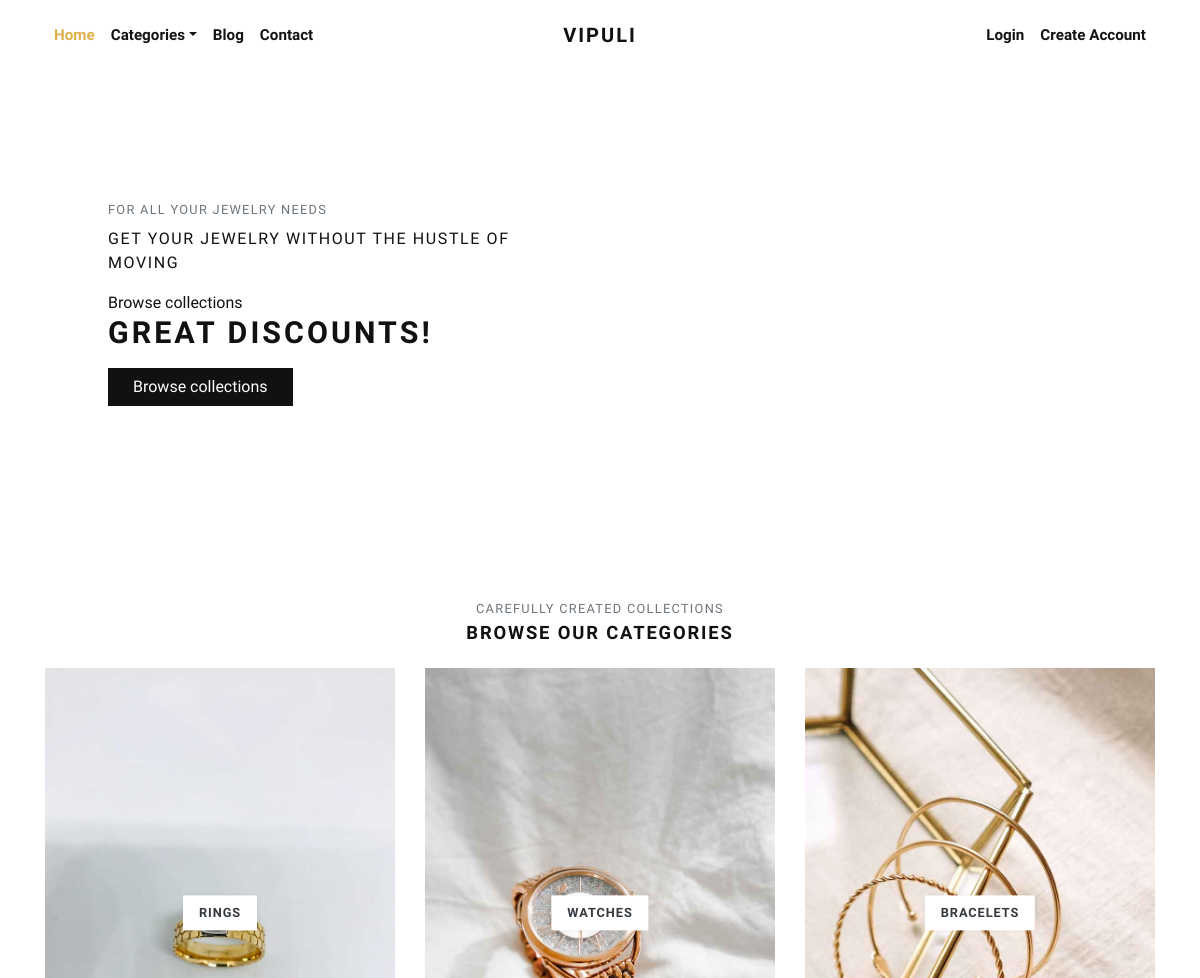
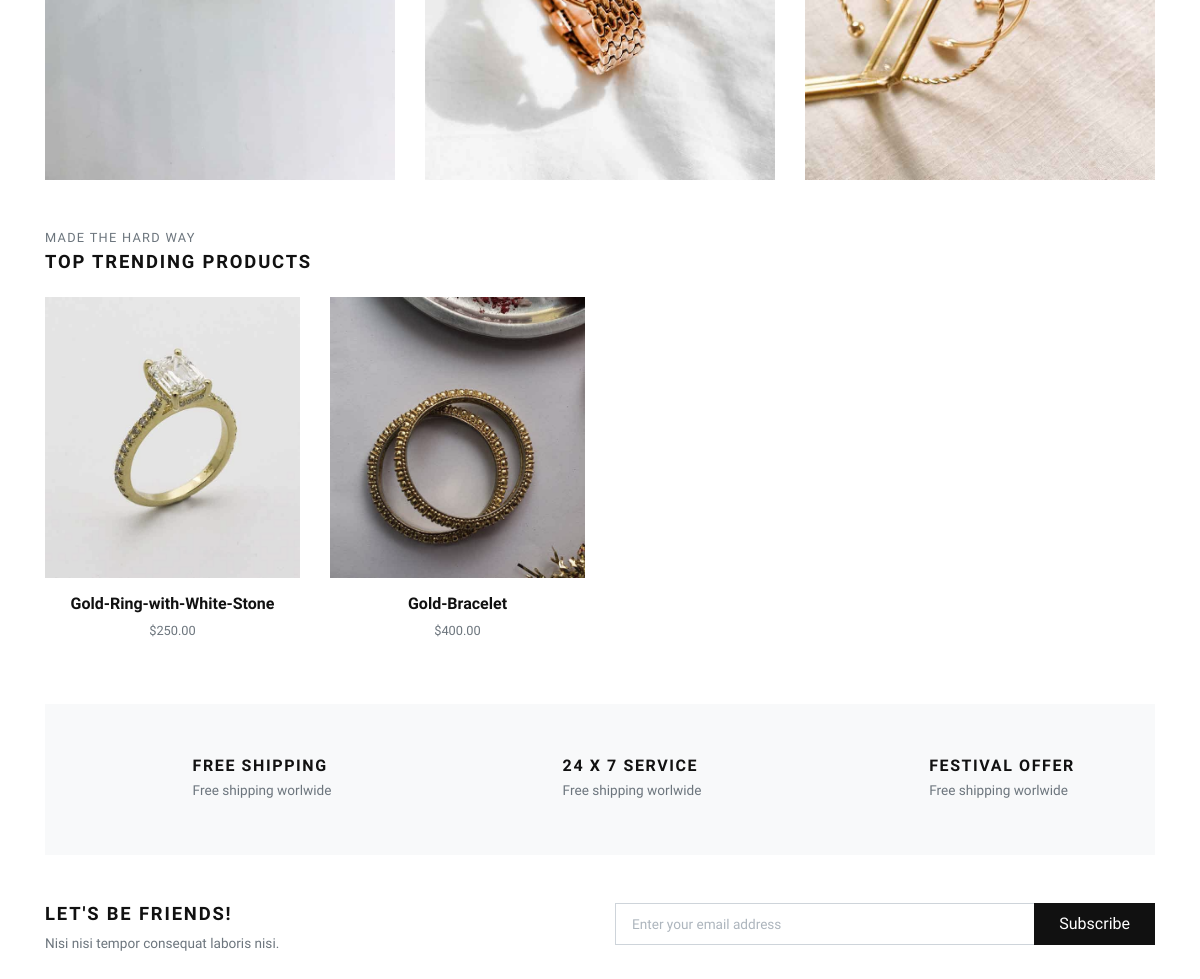
The page / on the database its author committed (2 pictures, top to bottom).
### store/models.py (models this page shows, shortened)
class Category(models.Model):
    title = models.CharField(max_length=50, verbose_name="Category Title")
    slug = models.SlugField(max_length=55, verbose_name="Category Slug")
    description = models.TextField(blank=True, verbose_name="Category Description")
    category_image = models.ImageField(upload_to='category', blank=True, null=True, verbose_name="Category Image")
    is_active = models.BooleanField(verbose_name="Is Active?")
    is_featured = models.BooleanField(verbose_name="Is Featured?")
    created_at = models.DateTimeField(auto_now_add=True, verbose_name="Created Date")
    updated_at = models.DateTimeField(auto_now=True, verbose_name="Updated Date")
    class Meta:
        verbose_name_plural = 'Categories'
        ordering = ('-created_at', )

class Product(models.Model):
    title = models.CharField(max_length=150, verbose_name="Product Title")
    slug = models.SlugField(max_length=160, verbose_name="Product Slug")
    sku = models.CharField(max_length=255, unique=True, verbose_name="Unique Product ID (SKU)")
    short_description = models.TextField(verbose_name="Short Description")
    detail_description = models.TextField(blank=True, null=True, verbose_name="Detail Description")
    product_image = models.ImageField(upload_to='product', blank=True, null=True, verbose_name="Product Image")
    price = models.DecimalField(max_digits=8, decimal_places=2)
    category = models.ForeignKey(Category, verbose_name="Product Categoy", on_delete=models.CASCADE)
    is_active = models.BooleanField(verbose_name="Is Active?")
    is_featured = models.BooleanField(verbose_name="Is Featured?")
    created_at = models.DateTimeField(auto_now_add=True, verbose_name="Created Date")
    updated_at = models.DateTimeField(auto_now=True, verbose_name="Updated Date")
    class Meta:
        verbose_name_plural = 'Products'
        ordering = ('-created_at', )

### store/views.py (the view)
# urls.py: 2. Add a URL to urlpatterns:  path('', views.home, name='home')
def home(request):
    categories = Category.objects.filter(is_active=True, is_featured=True)[:3]
    products = Product.objects.filter(is_active=True, is_featured=True)[:8]
    context = {
        'categories': categories,
        'products': products,
    }
    return render(request, 'store/index.html', context)

### templates/store/index.html (shortened to what this page needs)
{% extends 'base.html' %}
{% load static %}
      {% block content %}
      <div class="container">
        <section class="hero pb-3 bg-cover bg-center d-flex align-items-center">
          <div class="container py-5">
            <div class="row px-4 px-lg-5">
              <div class="col-lg-6">
                <p class="text-muted small text-uppercase mb-2">For All your Jewelry Needs</p>
                <p class="text-uppercase mb-3">Get your Jewelry without the hustle of moving</p>Browse collections</a>
                <h1 class="h2 text-uppercase mb-3">Great Discounts!</h1><a class="btn btn-dark" href="{% url 'store:all-categories' %}">Browse collections</a>
              </div>
            </div>
          </div>
        </section>
        <section class="pt-5">
          <header class="text-center">
            <p class="small text-muted small text-uppercase mb-1">Carefully created collections</p>
            <h2 class="h5 text-uppercase mb-4">Browse our categories</h2>
          </header>
          <div class="row">
          {% if categories %}
            {% for category in categories %}
              <div class="col-md-4 mb-4 mb-md-0">
                <a class="category-item" href="{% url 'store:category-products' category.slug %}">
                  <strong class="category-item-title">{{ category.title }}</strong>
                </a>
              </div>
            {% endfor %}
          {% endif %}
          </div>
        </section>
        <section class="py-5">
          <header>
            <p class="small text-muted small text-uppercase mb-1">Made the hard way</p>
            <h2 class="h5 text-uppercase mb-4">Top trending products</h2>
          </header>
          <div class="row">
            {% if products %}
              {% for product in products %}
                <div class="col-xl-3 col-lg-4 col-sm-6">
                  <div class="product text-center">
                    <div class="position-relative mb-3">
                      <a class="d-block" href="{% url 'store:product-detail' product.slug %}">
                        {% if product.product_image %}
                          <img class="img-fluid w-100" src="{{ product.product_image.url }}" alt="{{product.title}}">
                        {% else %}
                          <img class="img-fluid w-100" src="{% static 'img/product-1.jpg' %}" alt="{{product.title}}">
                        {% endif %}
                      </a>
                    </div>
                    <h6> <a class="reset-anchor" href="detail.html">{{ product.title }}</a></h6>
                    <p class="small text-muted">${{product.price}}</p>
                  </div>
                </div>
              {% endfor %}
            {% endif %}
          </div>
        </section>
        <section class="py-5 bg-light">
          <div class="container">
            <div class="row text-center">
              <div class="col-lg-4 mb-3 mb-lg-0">
                <div class="d-inline-block">
                  <div class="media align-items-end">
                    <svg class="svg-icon svg-icon-big svg-icon-light">
                      <use xlink:href="#delivery-time-1"> </use>
                    </svg>
                    <div class="media-body text-left ml-3">
                      <h6 class="text-uppercase mb-1">Free shipping</h6>
                      <p class="text-small mb-0 text-muted">Free shipping worlwide</p>
                    </div>
                  </div>
                </div>
              </div>
              <div class="col-lg-4 mb-3 mb-lg-0">
                <div class="d-inline-block">
                  <div class="media align-items-end">
                    <svg class="svg-icon svg-icon-big svg-icon-light">
                      <use xlink:href="#helpline-24h-1"> </use>
                    </svg>
                    <div class="media-body text-left ml-3">
                      <h6 class="text-uppercase mb-1">24 x 7 service</h6>
                      <p class="text-small mb-0 text-muted">Free shipping worlwide</p>
                    </div>
                  </div>
                </div>
              </div>
              <div class="col-lg-4">
                <div class="d-inline-block">
                  <div class="media align-items-end">
                    <svg class="svg-icon svg-icon-big svg-icon-light">
                      <use xlink:href="#label-tag-1"> </use>
                    </svg>
                    <div class="media-body text-left ml-3">
                      <h6 class="text-uppercase mb-1">Festival offer</h6>
                      <p class="text-small mb-0 text-muted">Free shipping worlwide</p>
                    </div>
                  </div>
                </div>
              </div>
            </div>
          </div>
        </section>
        <section class="py-5">
          <div class="container p-0">
            <div class="row">
              <div class="col-lg-6 mb-3 mb-lg-0">
                <h5 class="text-uppercase">Let's be friends!</h5>
                <p class="text-small text-muted mb-0">Nisi nisi tempor consequat laboris nisi.</p>
              </div>
              <div class="col-lg-6">
                <form action="#">
                  <div class="input-group flex-column flex-sm-row mb-3">
                    <input class="form-control form-control-lg py-3" type="email" placeholder="Enter your email address" aria-describedby="button-addon2">
                    <div class="input-group-append">
                      <button class="btn btn-dark btn-block" id="button-addon2" type="submit">Subscribe</button>
                    </div>
                  </div>
                </form>
              </div>
            </div>
          </div>
        </section>
      </div>
      {% endblock content %}

### jewelryshop/static/css/style.default.css (style rules this page uses)
.text-small { font-size: 0.85rem !important; }
strong { font-weight: 700; }
.hero { min-height: 30rem; }
.category-item { display: block; position: relative; color: #343a40; transition: all 0.3s; }
.category-item-title { display: inline-block; padding: 0.5rem 1rem; background: #fff; text-transform: uppercase; letter-spacing: 0.07em; position: absolute; top: 50%; left: 50%; -webkit-transform: translate(-50%, -50%); transform: translate(-50%, -50%); box-shadow: 0 0 5px rgba(0, 0, 0, 0.07); font-size: 0.8rem; }
.product img { -webkit-filter: grayscale(40%); filter: grayscale(40%); transition: all 0.3s; }
.text-uppercase { text-transform: uppercase; letter-spacing: 0.1em; }
.bg-cover { background-size: cover !important; }
.bg-center { background-position: center center !important; }
.reset-anchor { color: inherit; transition: all 0.3s; }
.svg-icon { width: 32px; height: 32px; vertical-align: text-bottom; stroke: currentColor; stroke-width: 3; --layer1: currentColor; --layer2: currentColor; --layer3: currentColor; }
.svg-icon.svg-icon-light { stroke-width: 2; }
.svg-icon-big { width: 48px; height: 48px; }
.btn { font-weight: 400; border: 1px solid transparent; font-family: inherit; padding: 0.375rem 1.5rem; font-size: 1rem; line-height: 1.5; border-radius: 0; transition: color 0.15s ease-in-out, background-color 0.15s ease-in-out, border-color 0.15s ease-in-out, box-shadow 0.15s ease-in-out; }
.btn-dark { color: #fff; background-color: #111111; border-color: #111111; }
body { font-family: "Libre Franklin", sans-serif; font-size: 1rem; font-weight: 400; line-height: 1.5; color: #111111; background-color: #fff; }
a { color: #dcb14a; text-decoration: none; }
h1, h2, h3, h4, h5, h6, .h1, .h2, .h3, .h4, .h5, .h6 { margin-bottom: 0.5rem; font-family: inherit; font-weight: 900; line-height: 1.2; color: inherit; }
h1, .h1 { font-size: 2.2rem; }
h2, .h2 { font-size: 1.9rem; }
h5, .h5 { font-size: 1.15rem; }
h6, .h6 { font-size: 1rem; }
small, .small { font-size: 80%; font-weight: 400; }
.bg-light { background-color: #f8f9fa !important; }
.form-control { padding: 0.375rem 0.75rem; font-size: 1rem; line-height: 1.5; color: #495057; background-color: #fff; border: 1px solid #ced4da; border-radius: 0; transition: border-color 0.15s ease-in-out, box-shadow 0.15s ease-in-out; }
.form-control::placeholder { color: #adb5bd; font-size: 0.85rem; font-weight: 400; }
.form-control-lg { padding: 0.5rem 1rem; font-size: 1rem; line-height: 1.5; border-radius: 0; }

### rows shown on the page
Category: title "RINGS"
Category: title "WATCHES"
Category: title "BRACELETS"
Product: product_image (picture), title "Gold-Ring-with-White-Stone", price "250.00"
Product: product_image (picture), title "Gold-Bracelet", price "400.00"
